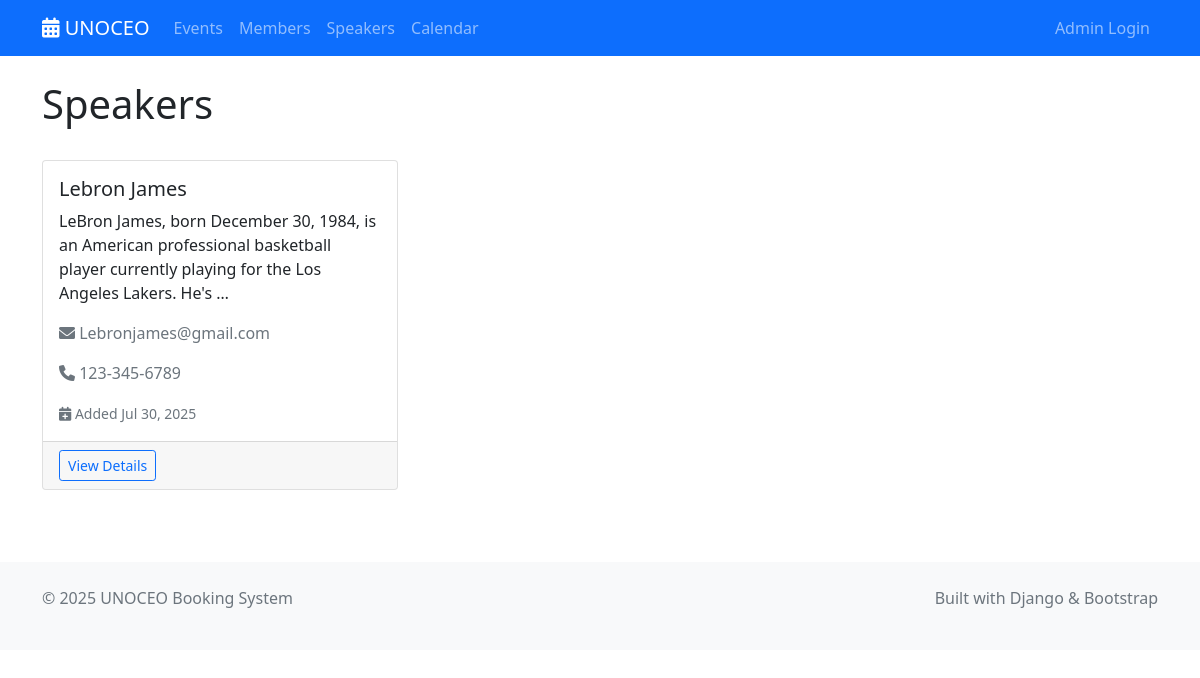
The page /speakers/ on the database as committed earlier.
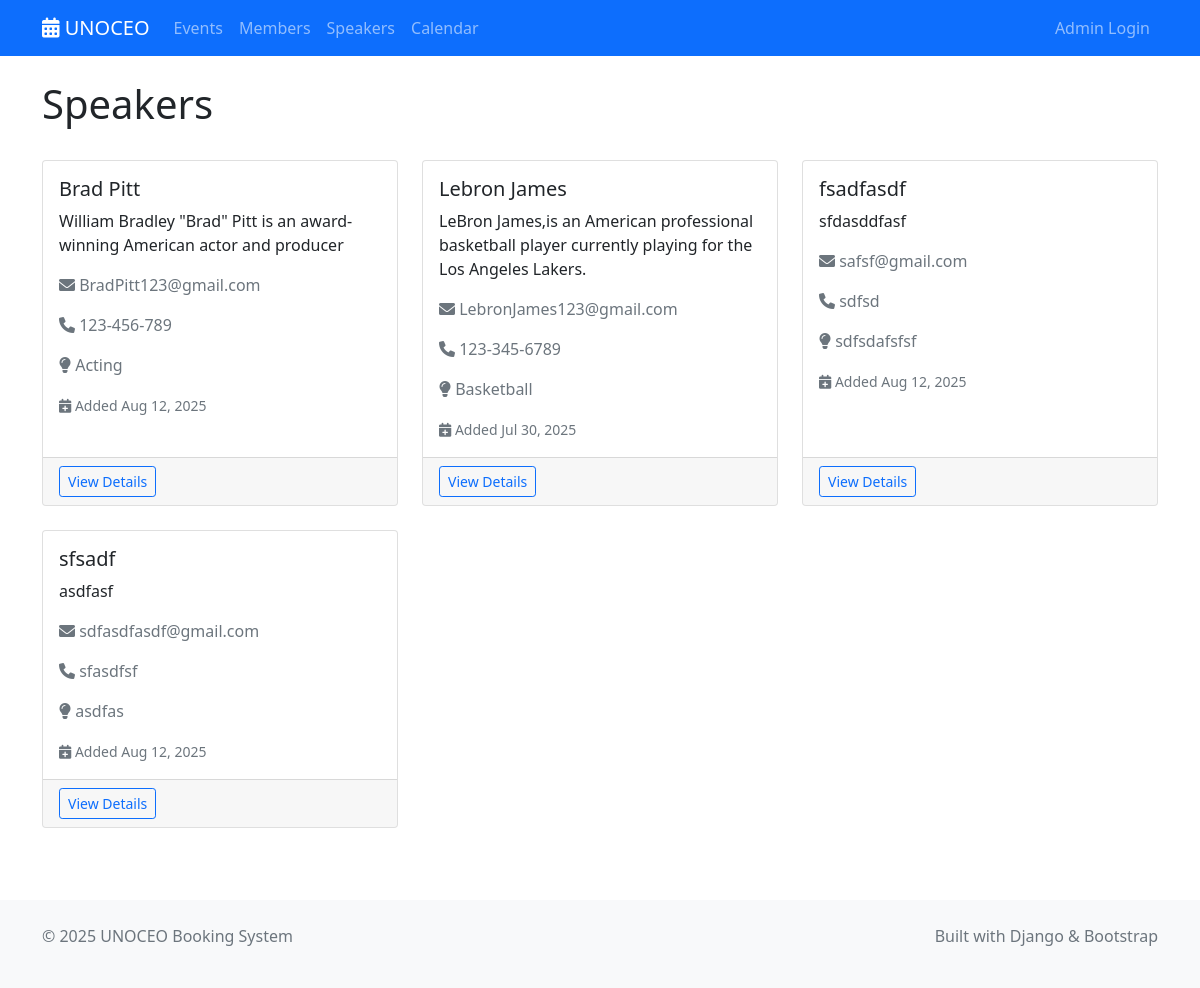
The same page on the database as committed later.
### shared/models.py (models this page shows, shortened)
class Speaker(models.Model):
    name = models.CharField(max_length=200)
    email = models.EmailField(validators=[EmailValidator()])
    bio = models.TextField(blank=True)
    expertise = models.CharField(max_length=300, blank=True)
    phone = models.CharField(max_length=20, blank=True)
    created_at = models.DateTimeField(auto_now_add=True)
    updated_at = models.DateTimeField(auto_now=True)
    class Meta:
        ordering = ['name']

### speaker_management/display/views.py (the view)
# urls.py: path('', views.SpeakerListView.as_view(), name='list'),
class SpeakerListView(ListView):
    model = Speaker
    template_name = 'speaker_management/list.html'
    context_object_name = 'speakers'
    paginate_by = 20
    def get_queryset(self):
        return Speaker.objects.all().order_by('name')

### speaker_management/display/templates/speaker_management/list.html (shortened to what this page needs)
{% extends 'base.html' %}
{% block content %}
<div class="container mt-4">
    <div class="d-flex justify-content-between align-items-center mb-4">
        <h1>Speakers</h1>
    </div>
    {% if speakers %}
        <div class="row">
            {% for speaker in speakers %}
                <div class="col-md-6 col-lg-4 mb-4">
                    <div class="card h-100">
                        <div class="card-body">
                            <h5 class="card-title">{{ speaker.name }}</h5>
                            <p class="card-text">{{ speaker.bio|truncatewords:20|default:"No biography available." }}</p>
                            <p class="text-muted">
                                <i class="fas fa-envelope"></i> {{ speaker.email }}
                            </p>
                            {% if speaker.phone %}
                                <p class="text-muted">
                                    <i class="fas fa-phone"></i> {{ speaker.phone }}
                                </p>
                            {% endif %}
                            {% if speaker.expertise %}
                                <p class="text-muted">
                                    <i class="fas fa-lightbulb"></i> {{ speaker.expertise|truncatewords:8 }}
                                </p>
                            {% endif %}
                            <div class="mt-auto">
                                <small class="text-muted">
                                    <i class="fas fa-calendar-plus"></i> Added {{ speaker.created_at|date:"M d, Y" }}
                                </small>
                            </div>
                        </div>
                        <div class="card-footer">
                            <div class="d-flex justify-content-between">
                                <a href="{% url 'speaker_management:detail' speaker.pk %}" class="btn btn-outline-primary btn-sm">
                                    View Details
                                </a>
                            </div>
                        </div>
                    </div>
                </div>
            {% endfor %}
        </div>
    {% endif %}
</div>
{% endblock %}

### templates/base.html (shortened to what this page needs)
<!DOCTYPE html>
<html lang="en">
<head>
    <link href="https://cdn.jsdelivr.net/npm/bootstrap@5.1.3/dist/css/bootstrap.min.css" rel="stylesheet">
    <link href="https://cdnjs.cloudflare.com/ajax/libs/font-awesome/6.0.0/css/all.min.css" rel="stylesheet">
</head>
<body>
    <nav class="navbar navbar-expand-lg navbar-dark bg-primary">
        <div class="container">
            <a class="navbar-brand" href="{% url 'event_management:list' %}">
                <i class="fas fa-calendar-alt"></i> UNOCEO
            </a>
            <div class="collapse navbar-collapse" id="navbarNav">
                <ul class="navbar-nav me-auto">
                    <li class="nav-item">
                        <a class="nav-link" href="{% url 'event_management:list' %}">Events</a>
                    </li>
                    <li class="nav-item">
                        <a class="nav-link" href="{% url 'member_management:list' %}">Members</a>
                    </li>
                    <li class="nav-item">
                        <a class="nav-link" href="{% url 'speaker_management:list' %}">Speakers</a>
                    </li>
                    <li class="nav-item">
                        <a class="nav-link" href="{% url 'event_calendar:view' %}">Calendar</a>
                    </li>
                </ul>
                <ul class="navbar-nav">
                    {% if user.is_authenticated %}
                        <li class="nav-item dropdown">
                            <a class="nav-link dropdown-toggle" href="#" id="navbarDropdown" role="button" data-bs-toggle="dropdown">
                                <i class="fas fa-user"></i> {{ user.username }}
                            </a>
                            <ul class="dropdown-menu">
                                <li><a class="dropdown-item" href="{% url 'login_system:main_menu' %}">Admin Dashboard</a></li>
                                <li><a class="dropdown-item" href="{% url 'admin:index' %}">Admin Panel</a></li>
                                <li><hr class="dropdown-divider"></li>
                                <li><a class="dropdown-item" href="{% url 'login_system:logout' %}">Logout</a></li>
                            </ul>
                        </li>
                    {% else %}
                        <li class="nav-item">
                            <a class="nav-link" href="{% url 'login_system:login' %}">Admin Login</a>
                        </li>
                    {% endif %}
                </ul>
            </div>
        </div>
    </nav>
    <main>
        {% block content %}{% endblock %}
    </main>
    <footer class="bg-light mt-5 py-4">
        <div class="container">
            <div class="row">
                <div class="col-md-6">
                    <p class="text-muted">&copy; 2025 UNOCEO Booking System</p>
                </div>
                <div class="col-md-6 text-end">
                    <p class="text-muted">Built with Django & Bootstrap</p>
                </div>
            </div>
        </div>
    </footer>
</body>
</html>

Rows that differ between the two databases and show on the page:
added Speaker: name "Brad Pitt", bio "William Bradley \"Brad\" Pitt is an award-winning American actor and producer", email "BradPitt123@gmail.com", phone "123-456-789", expertise "Acting", created_at "Aug 12, 2025"
changed Speaker "Lebron James": bio "LeBron James, born December 30, 1984, is an American professional basketball player currently playing for the Los Angeles Lakers. He's …" → "LeBron James,is an American professional basketball player currently playing for the Los Angeles Lakers."; email "Lebronjames@gmail.com" → "LebronJames123@gmail.com"; expertise (not shown) → "Basketball"
added Speaker: name "fsadfasdf", bio "sfdasddfasf", email "safsf@gmail.com", phone "sdfsd", expertise "sdfsdafsfsf", created_at "Aug 12, 2025"
added Speaker: name "sfsadf", bio "asdfasf", email "sdfasdfasdf@gmail.com", phone "sfasdfsf", expertise "asdfas", created_at "Aug 12, 2025"
